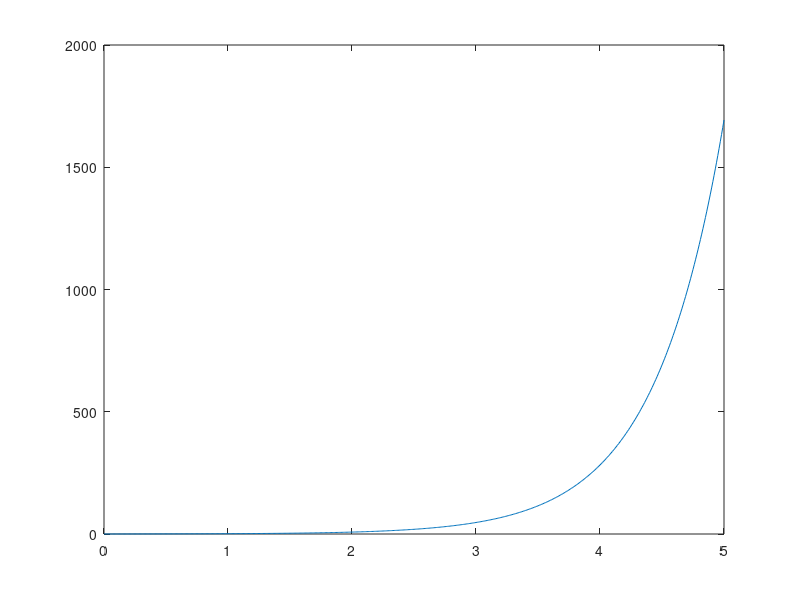
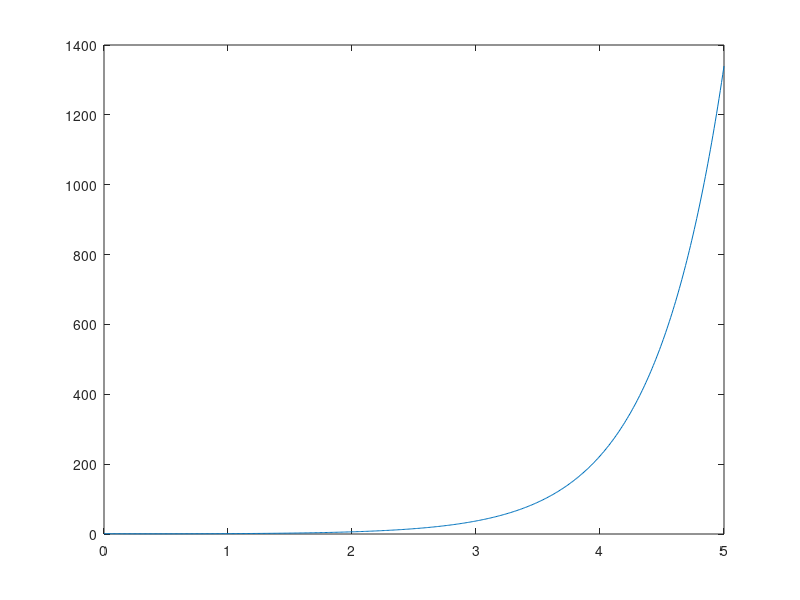

Write the MATLAB code that produced these figures, in order.
function [t,x] = call_dstate()
tspan=[0:0.01:5];
x10=0;
x20=1;
[t,x]=ode45(@dstate,tspan,[x10 x20]);
figure(1)
plot(t,x(:,1))
figure(2)
%disp([t,x])
plot(t,x(:,2))
function dxdt=dstate(t,x)
dxdt(1)=x(1)+x(2);
dxdt(2)=3*x(1)-2*x(2);
dxdt=dxdt';
end
end
